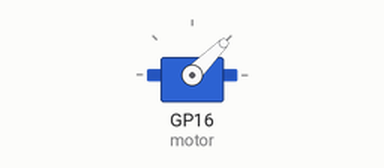
A program run on a simulated Raspberry Pi Pico running MicroPython. On the bench: servo. Servo angles are drawn from the pulse width (0.5 ms = 0°, 2.5 ms = 180°).

Above: at 0.05 s.
At 0.6 s:
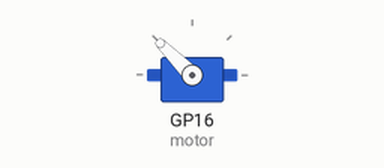
Timing chart, 0 to 7.3 s (numbered marks = the images above):
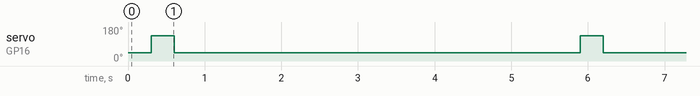

The program:

1_Wave.py
```python
# import
from picozero import Pot, Servo
from time     import sleep

# setup
motor = Servo(16)

# loop
while True:
    motor.value = 0
    sleep(0.3)
    motor.value = 1
    sleep(0.3)
    motor.value = 0

    sleep(5)
```

Measured:
- by itself, servo on GP16 (motor): alternates 135° for 0.30 s and 45° for 5.3 s
